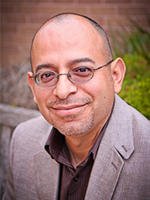
#> input picture Spring 2021/CSCI 6368 - Computer Vision/Mini-projects/Mini-project N5/imagesToProcess/Andres-Figueroa-Lozano.jpg, 150 x 200 px; its folder holds 4 pictures in this run
$ python miniProjectN5.py
#> lines starting #> are read from the running program, lines starting #| are printed output that depends on the picture
import os
import cv2
import numpy as np
import pandas as pd
import sys
import time
import math
import datetime
import matplotlib.pyplot as plt


def file_list_to_process(folder_path_to_process):
    return list((image_file for image_file in os.listdir(folder_path_to_process) \
    if (image_file.endswith('.' + 'jpg')
    or image_file.endswith('.' + 'jpeg') \
    or image_file.endswith('.' + 'bmp') \
    or image_file.endswith('.' + 'gif') \
    or image_file.endswith('.' + 'png'))))

def face_extract_and_creator(image_files_list, folder_path_to_process):
    total_images_list = []
    total_faces_details = []
    processed_faces_list = []
    faceCascade = cv2.CascadeClassifier(cv2.data.haarcascades + "haarcascade_frontalface_default.xml")
    for image in image_files_list:
        image_path = folder_path_to_process + os.sep + image
        image_to_add = cv2.imread(image_path)
#> image_to_add is the input picture: shape (200, 150, 3); mean B, G, R 113.4, 120.6, 156.2
        image_to_add = cv2.cvtColor(image_to_add, cv2.COLOR_BGR2GRAY)
#> image_to_add: shape (200, 150)
        total_images_list.append(image_to_add)
#> pass 2 of the loop in face_extract_and_creator, `for image in image_files_list:`:
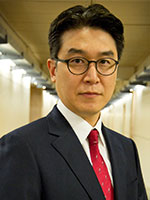
#> input picture Spring 2021/CSCI 6368 - Computer Vision/Mini-projects/Mini-project N5/imagesToProcess/Dong-Chul-Kim.jpg, 150 x 200 px
#> in face_extract_and_creator, image_to_add is the input picture: shape (200, 150, 3); mean B, G, R 77.8, 104.8, 123.1
#> in face_extract_and_creator, `image_to_add = cv2.cvtColor(image_to_add, cv2.COLOR_BGR2GRAY)`:
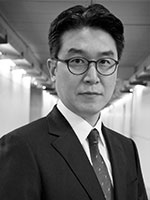
#> image_to_add: shape (200, 150); min 0, max 255, mean 107.1
#> pass 3 of the loop in face_extract_and_creator, `for image in image_files_list:`:
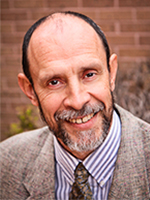
#> input picture Spring 2021/CSCI 6368 - Computer Vision/Mini-projects/Mini-project N5/imagesToProcess/Gustavo-Dietrich.jpg, 150 x 200 px
#> in face_extract_and_creator, image_to_add is the input picture: shape (200, 150, 3); mean B, G, R 114.2, 125.5, 168.2
#> in face_extract_and_creator, `image_to_add = cv2.cvtColor(image_to_add, cv2.COLOR_BGR2GRAY)`:
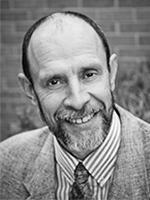
#> image_to_add: shape (200, 150); min 0, max 255, mean 137
#> the loop made 4 passes; the first 3 are shown
    for gray_image in total_images_list:
        face = faceCascade.detectMultiScale(gray_image, scaleFactor=1.2, minNeighbors=3, minSize=(50, 50))
        total_faces_details.append(face)
    for gray_face in range(len(total_faces_details)):
        if len(total_faces_details[gray_face]) != 0:
            x = int(total_faces_details[gray_face][0][0])
            y = int(total_faces_details[gray_face][0][1])
            w = int(total_faces_details[gray_face][0][2])
            h = int(total_faces_details[gray_face][0][3])
            crop_face = total_images_list[gray_face][y:y+h, x:x+w]
            processed_faces_list.append(crop_face)
        else:
            crop_face = total_images_list[gray_face]
            processed_faces_list.append(crop_face)
    for processed_face in range(len(processed_faces_list)):
        processed_faces_list[processed_face] = cv2.resize(processed_faces_list[processed_face], (125, 150))
    for processed_face in range(len(processed_faces_list)):
        processed_faces_list[processed_face] = np.array(processed_faces_list[processed_face]).flatten()

    return processed_faces_list

def mean_image_writer_and_returner(processed_faces_list, folder_path_to_write_results):

    processed_faces_list_vectors = processed_faces_list.copy()

    sum_vec = np.add.reduce(processed_faces_list_vectors) / len(processed_faces_list_vectors)

    folder_path_to_write_result = folder_path_to_write_results + os.sep + "mean_image.jpg"
    plt.imsave(folder_path_to_write_result, sum_vec.reshape(150,125), cmap='gray')
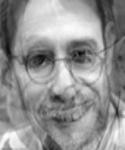
#> saved as mean_image.jpg: shape (150, 125, 3); min 0, max 255, mean 145.8
    return sum_vec;

def image_writer_and_returner(image_list, folder_path_to_write_results, subname):

    for i in range(len(image_list)):
        folder_path_to_write_result = folder_path_to_write_results + os.sep + str(i+1) + subname + '.jpg'
        plt.imsave(folder_path_to_write_result, image_list[i].reshape(150,125), cmap='gray')


def processed_images_returner(processed_faces_list):

    processed_faces_list_vectors = processed_faces_list.copy()

    sum_vec = np.add.reduce(processed_faces_list_vectors) / len(processed_faces_list_vectors)

    for vector in range(len(processed_faces_list_vectors)):
        processed_faces_list_vectors[vector] = np.subtract(processed_faces_list_vectors[vector], sum_vec)


    '''
    for image in range(len(image_files_list)):
        folder_path_to_write_result = folder_path_to_write_results + os.sep + "frame_" + image_files_list[image]
        plt.imsave(folder_path_to_write_result, processed_faces_list_vectors[image].reshape(150,125), cmap='gray')
    '''

    return processed_faces_list_vectors;


def covariance_matrix_returner(processed_faces_list_vectors):
    return np.cov(processed_faces_list_vectors)/len(processed_faces_list_vectors[0])

def eigen_values_and_eigen_vectors_returner(covariance_matrix):
    return np.linalg.eig(covariance_matrix);

def write_restored_image_from_images(processed_faces_list_vectors, eigen_vectors_of_covariance_matrix_sorted, mean_image, number_of_first_eigenvectors):
    weight = np.dot(np.transpose(processed_faces_list_vectors), np.transpose(eigen_vectors_of_covariance_matrix_sorted[:number_of_first_eigenvectors]))
    projected_face = np.transpose(np.dot(weight, eigen_vectors_of_covariance_matrix_sorted[:number_of_first_eigenvectors]))
    final_faces = []
    for image in range(len(processed_faces_list_vectors)):
        final_faces.append(projected_face[image]+mean_image)
    return final_faces;

def main():
#if __name__ == "__main__":
    folder_path = os.path.dirname(os.getcwd()) + os.path.sep
    textfile_log = os.getcwd() + os.path.sep + "logFile.txt"

    if os.path.exists(textfile_log):
        file_results_log = open("logFile.txt","a+")
        file_results_log.write(str(datetime.datetime.now()) + "\n")
        file_results_log.close()
    else:
        file_results_log = open("logFile.txt","w+")
        file_results_log.write(str(datetime.datetime.now()) + "\n")
        file_results_log.close()

    folder_path_to_process = folder_path + "imagesToProcess"
    if not os.path.exists(folder_path_to_process):
        print("Error: There is no '/imagesToProcess' folder. The program is ended.")
        file_results_log = open("logFile.txt","a+")
        file_results_log.write("Error: There is no '/imagesToProcess' folder. The program is ended.\n")
        file_results_log.close()
        sys.exit(0)


    folder_path_to_write_results = folder_path + "resultsOfProcessing"
    folder_path_to_write_results_grayscale_images = folder_path_to_write_results + os.sep + "grayscaleImages"
    folder_path_to_write_results_mean_image = folder_path_to_write_results + os.sep + "meanImage"
    folder_path_to_write_results_eigenfaces_unsorted = folder_path_to_write_results + os.sep + "eigenFaces_unsorted"
    folder_path_to_write_results_eigenfaces_sorted = folder_path_to_write_results + os.sep + "eigenFaces_sorted"
    folder_path_to_write_results_final_images = folder_path_to_write_results + os.sep + "finalImages"

    if not os.path.exists(folder_path_to_write_results):
        os.makedirs(folder_path_to_write_results)

    if not os.path.exists(folder_path_to_write_results_grayscale_images):
        os.makedirs(folder_path_to_write_results_grayscale_images)

    if not os.path.exists(folder_path_to_write_results_mean_image):
        os.makedirs(folder_path_to_write_results_mean_image)

    if not os.path.exists(folder_path_to_write_results_eigenfaces_unsorted):
        os.makedirs(folder_path_to_write_results_eigenfaces_unsorted)

    if not os.path.exists(folder_path_to_write_results_eigenfaces_sorted):
        os.makedirs(folder_path_to_write_results_eigenfaces_sorted)

    if not os.path.exists(folder_path_to_write_results_final_images):
        os.makedirs(folder_path_to_write_results_final_images)

    image_files_list = file_list_to_process(folder_path_to_process)
    processed_faces_list = face_extract_and_creator(image_files_list, folder_path_to_process)
    mean_image = mean_image_writer_and_returner(processed_faces_list, folder_path_to_write_results_mean_image)
    processed_faces_list_vectors = processed_images_returner(processed_faces_list)
    covariance_matrix = covariance_matrix_returner(processed_faces_list_vectors)
    eigen_values_of_covariance_matrix, eigen_vectors_of_covariance_matrix = eigen_values_and_eigen_vectors_returner(covariance_matrix)

    eigen_values_pairs = [(np.abs(eigen_values_of_covariance_matrix[i]), eigen_vectors_of_covariance_matrix[:,i], image_files_list[i]) for i in range(len(eigen_vectors_of_covariance_matrix))]

    eigen_values_pairs.sort(key=lambda x:x[0],reverse=True)

    eigen_faces_unsorted = []

    for vector in range(len(processed_faces_list_vectors)):
        covariance_matrix_point_to_add = np.dot(np.transpose(processed_faces_list_vectors), eigen_vectors_of_covariance_matrix[:,vector])
        covariance_matrix_point_to_add = covariance_matrix_point_to_add / np.linalg.norm(covariance_matrix_point_to_add)
        eigen_faces_unsorted.append(covariance_matrix_point_to_add)

    image_writer_and_returner(eigen_faces_unsorted, folder_path_to_write_results_eigenfaces_unsorted, "_unsorted_eigenface_")
#> the loop in image_writer_and_returner, `for i in range(len(image_list)):` made 4 passes
#> pass 1, in image_writer_and_returner, `plt.imsave(folder_path_to_write_result, image_list[i].reshape(150,125)..`:
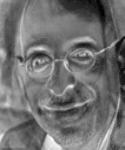
#> saved as 1_unsorted_eigenface_.jpg: shape (150, 125, 3); min 1, max 255, mean 112.4

    eigen_values_of_covariance_matrix_sorted = list(eigen_values_pairs[key][0] for key in range(len(eigen_values_pairs)))
    eigen_vectors_of_covariance_matrix_sorted = list(eigen_values_pairs[key][1] for key in range(len(eigen_values_pairs)))
    new_image_files_list = list(eigen_values_pairs[key][2] for key in range(len(eigen_values_pairs)))

    eigen_faces_vectors_sorted = []

    for vector in range(len(processed_faces_list_vectors)):
        covariance_matrix_point_to_add = np.dot(np.transpose(processed_faces_list_vectors), eigen_vectors_of_covariance_matrix_sorted[vector])
        covariance_matrix_point_to_add = covariance_matrix_point_to_add / np.linalg.norm(covariance_matrix_point_to_add)
        eigen_faces_vectors_sorted.append(covariance_matrix_point_to_add)
    image_writer_and_returner(eigen_faces_vectors_sorted, folder_path_to_write_results_eigenfaces_sorted, "_eigenface_")
#> the loop in image_writer_and_returner (call 2), `for i in range(len(image_list)):` made 4 passes
#> pass 1, in image_writer_and_returner (call 2), `plt.imsave(folder_path_to_write_result, image_list[i].reshape(150,125)..`:
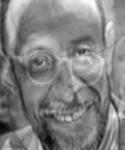
#> saved as 1_eigenface_.jpg: shape (150, 125, 3); min 0, max 255, mean 129.7

    final_faces_to_output_all_vec = write_restored_image_from_images(processed_faces_list_vectors, eigen_vectors_of_covariance_matrix_sorted, mean_image, len(processed_faces_list_vectors))

    vectors_list = [10,\
                    int(round(len(eigen_vectors_of_covariance_matrix_sorted)*0.75)),\
                    int(round(len(eigen_vectors_of_covariance_matrix_sorted)*0.80)),\
                    int(round(len(eigen_vectors_of_covariance_matrix_sorted)*0.85)),\
                    int(round(len(eigen_vectors_of_covariance_matrix_sorted)*0.90))]
    for vector_number in vectors_list:
        final_string_to_output = "_final_face_" + str(vector_number) + "_vectors_"
        final_faces_to_output = write_restored_image_from_images(processed_faces_list_vectors, eigen_vectors_of_covariance_matrix_sorted, mean_image, vector_number)
        image_writer_and_returner(final_faces_to_output, folder_path_to_write_results_final_images, final_string_to_output)
#> this loop made 5 passes
#> pass 1, in image_writer_and_returner (call 3), `plt.imsave(folder_path_to_write_result, image_list[i].reshape(150,125)..`:
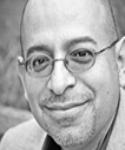
#> saved as 1_final_face_10_vectors_.jpg: shape (150, 125, 3); min 0, max 255, mean 172.3
#> pass 1, in image_writer_and_returner (call 3), `plt.imsave(folder_path_to_write_result, image_list[i].reshape(150,125)..`:
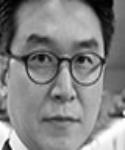
#> saved as 2_final_face_10_vectors_.jpg: shape (150, 125, 3); min 0, max 255, mean 131.2
#> pass 1, in image_writer_and_returner (call 3), `plt.imsave(folder_path_to_write_result, image_list[i].reshape(150,125)..`:
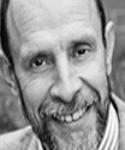
#> saved as 3_final_face_10_vectors_.jpg: shape (150, 125, 3); min 0, max 255, mean 149.2
#> pass 1, in image_writer_and_returner (call 3), `plt.imsave(folder_path_to_write_result, image_list[i].reshape(150,125)..`:
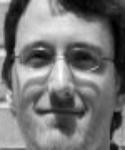
#> saved as 4_final_face_10_vectors_.jpg: shape (150, 125, 3); min 0, max 255, mean 119.1

    image_writer_and_returner(final_faces_to_output_all_vec, folder_path_to_write_results_final_images, "_final_face_all_vectors_")
    image_writer_and_returner(processed_faces_list, folder_path_to_write_results_grayscale_images, "_grayscale_images_")

    original_images = len(processed_faces_list_vectors) * len(processed_faces_list_vectors[0])

    for vector_number in vectors_list:
        final_images = len(mean_image) + (vector_number*len(eigen_faces_unsorted[0])) + (len(processed_faces_list) * (vector_number * 64))
        savings = (original_images - final_images)/8

        if savings > 0:
            to_write = "The saving in bytes for " + str(vector_number) + " vectors is " + str(savings) + " bytes"
            print(to_write)
            file_results_log = open("logFile.txt","a+")
            file_results_log.write(to_write + "\n")
            file_results_log.close()
        else:
            to_write = "The lose in bytes for " + str(vector_number) + " vectors is " + str(savings) + " bytes"
            print(to_write)
            file_results_log = open("logFile.txt","a+")
            file_results_log.write(to_write + "\n")
            file_results_log.close()

if __name__ == "__main__":
    main()
